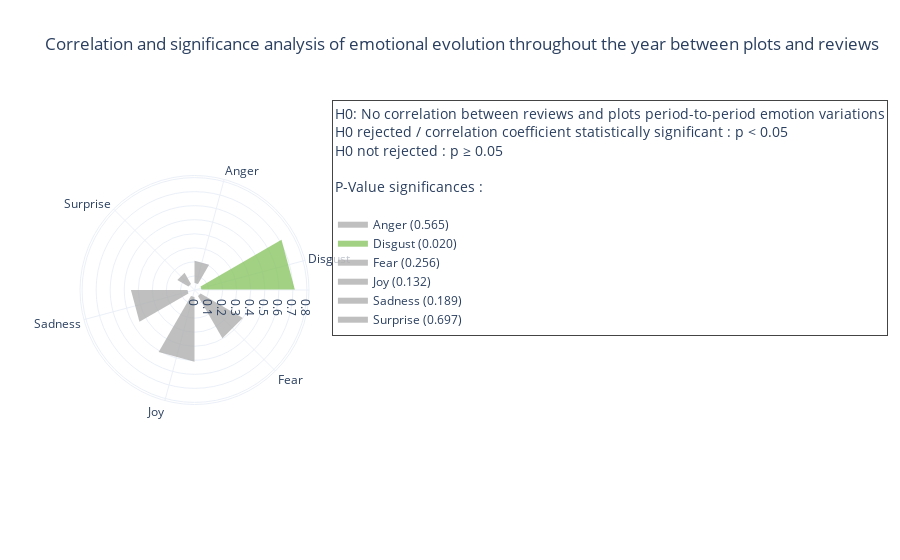

Write notebook code for a chart like this one.
### Code cell
corr_p_value_plot_periods(periodic_emotions_diff_plot, periodic_emotions_diff_review)

### Figure 1 — Plotly figure (JSON) as saved in the notebook; plotly's stock layout.template omitted (floating-point values rounded to 4 significant figures)
{"data": [{"fill": "toself", "fillcolor": "#b0b0b0", "hoverinfo": "text", "mode": "none", "name": "Anger (0.565)", "opacity": 0.8, "r": [0.05, 0.05, 0.2075, 0.2075], "text": "Anger: correlation=0.21, p_value=0.565", "theta": [0, 30.0, 30.0, 0], "type": "scatterpolar"}, {"fill": "toself", "fillcolor": "#8bc664", "hoverinfo": "text", "mode": "none", "name": "Disgust (0.020)", "opacity": 0.8, "r": [0.05, 0.05, 0.7148, 0.7148], "text": "Disgust: correlation=0.71, p_value=0.020", "theta": [60.0, 90, 90, 60.0], "type": "scatterpolar"}, {"fill": "toself", "fillcolor": "#b0b0b0", "hoverinfo": "text", "mode": "none", "name": "Fear (0.256)", "opacity": 0.8, "r": [0.05, 0.05, 0.3969, 0.3969], "text": "Fear: correlation=0.40, p_value=0.256", "theta": [120.0, 150.0, 150.0, 120.0], "type": "scatterpolar"}, {"fill": "toself", "fillcolor": "#b0b0b0", "hoverinfo": "text", "mode": "none", "name": "Joy (0.132)", "opacity": 0.8, "r": [0.05, 0.05, 0.5102, 0.5102], "text": "Joy: correlation=0.51, p_value=0.132", "theta": [180, 210, 210, 180], "type": "scatterpolar"}, {"fill": "toself", "fillcolor": "#b0b0b0", "hoverinfo": "text", "mode": "none", "name": "Sadness (0.189)", "opacity": 0.8, "r": [0.05, 0.05, 0.4524, 0.4524], "text": "Sadness: correlation=0.45, p_value=0.189", "theta": [240.0, 270, 270, 240.0], "type": "scatterpolar"}, {"fill": "toself", "fillcolor": "#b0b0b0", "hoverinfo": "text", "mode": "none", "name": "Surprise (0.697)", "opacity": 0.8, "r": [0.05, 0.05, 0.1413, 0.1413], "text": "Surprise: correlation=0.14, p_value=0.697", "theta": [300.0, 330, 330, 300.0], "type": "scatterpolar"}], "layout": {"legend": {"bgcolor": "rgba(255,255,255,0.7)", "borderwidth": 1, "title": {"text": "H0: No correlation between reviews and plots period-to-period emotion variations<br>H0 rejected / correlation coefficient statistically significant : p < 0.05<br>H0 not rejected : p ≥ 0.05<br><br>P-Value significances : <br>"}, "x": 1.1, "y": 1}, "polar": {"angularaxis": {"direction": "clockwise", "rotation": 90, "showline": true, "ticktext": ["Anger", "Disgust", "Fear", "Joy", "Sadness", "Surprise"], "tickvals": [15.0, 75.0, 135, 195, 255.0, 315.0]}, "radialaxis": {"range": [0, 0.8148], "visible": true}}, "showlegend": true, "title": {"text": "Correlation and significance analysis of emotional evolution throughout the year between plots and reviews"}}}
